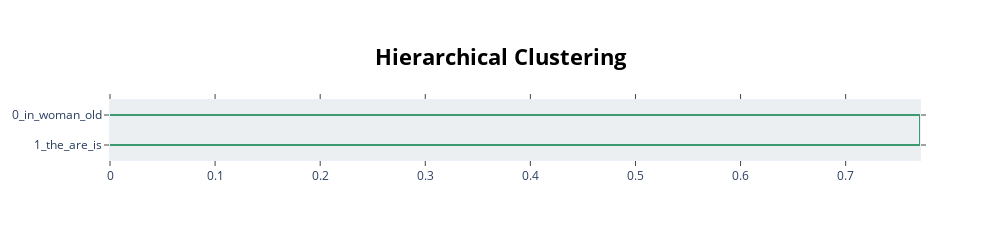

Notebook code for this chart:
### Code cell
topic_model.visualize_hierarchy()

### Figure 1 — Plotly figure (JSON) as saved in the notebook; plotly's stock layout.template omitted (floating-point values rounded to 4 significant figures)
{"data": [{"hoverinfo": "text", "marker": {"color": "rgb(61,153,112)"}, "mode": "lines", "type": "scatter", "x": [0, 0.7707, 0.7707, 0], "xaxis": "x", "y": [-5, -5, -15, -15], "yaxis": "y"}], "layout": {"autosize": false, "height": 230, "hoverlabel": {"bgcolor": "white", "font": {"family": "Rockwell", "size": 16}}, "hovermode": "closest", "plot_bgcolor": "#ECEFF1", "showlegend": false, "title": {"font": {"color": "Black", "size": 22}, "text": "<b>Hierarchical Clustering</b>", "x": 0.5, "xanchor": "center", "yanchor": "top"}, "width": 1000, "xaxis": {"autorange": true, "mirror": "allticks", "range": [0, 0.7707], "rangemode": "tozero", "showgrid": false, "showline": true, "showticklabels": true, "ticks": "outside", "type": "linear", "zeroline": false}, "yaxis": {"mirror": "allticks", "range": [-20, 0], "rangemode": "tozero", "showgrid": false, "showline": true, "showticklabels": true, "tickmode": "array", "ticks": "outside", "ticktext": ["0_in_woman_old", "1_the_are_is"], "tickvals": [-5, -15], "type": "linear", "zeroline": false}}}
